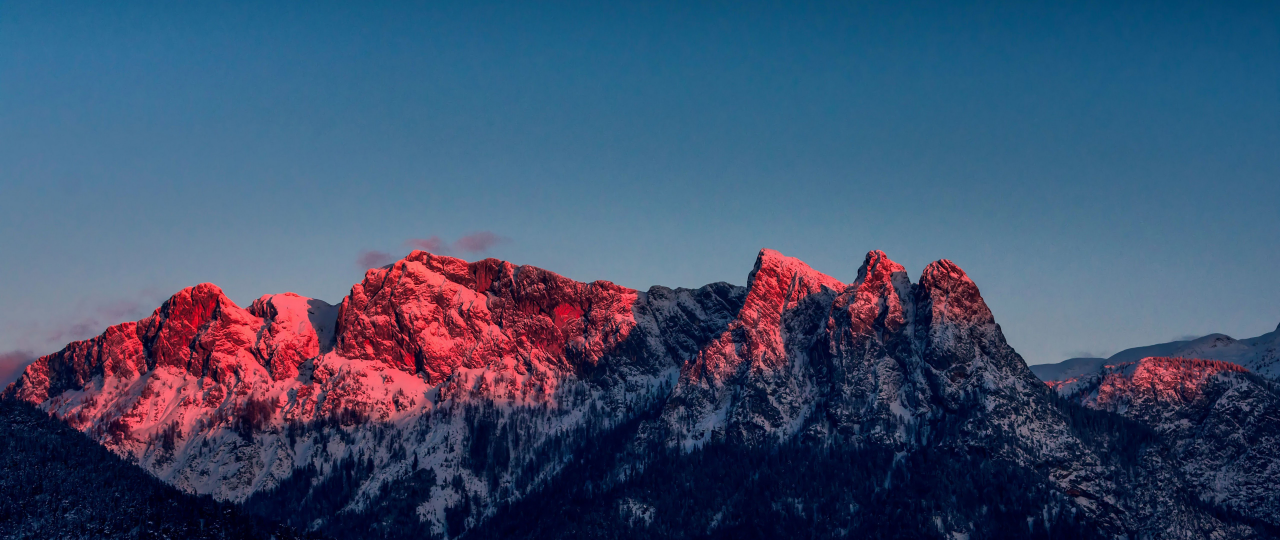
//> input picture input/img.jpg, 5120 x 2160 px (shown at 1/4 size)
$ ./temaa   (built with g++ and OpenCV 4)
//> lines starting //> are read from the running program, lines starting //| are printed output that depends on the picture
#include <opencv2/opencv.hpp>
#include <iostream>

using namespace cv;
using namespace std;

// Funcție pentru conversia la alb-negru
Mat convertToGrayscale(const Mat& inputImage) {
    Mat grayscaleImage = Mat::zeros(inputImage.size(), CV_8UC1); // Imagine alb-negru, 8-bit per pixel
    for (int y = 0; y < inputImage.rows; y++) {
        for (int x = 0; x < inputImage.cols; x++) {
            Vec3b pixel = inputImage.at<Vec3b>(y, x);
            uchar grayscale = (pixel[0] + pixel[1] + pixel[2]) / 3;
            grayscaleImage.at<uchar>(y, x) = grayscale;
        }
    }
    return grayscaleImage;
}

// Funcție pentru redimensionarea imaginii pixel cu pixel
Mat resizeImage(const Mat& inputImage, int newWidth, int newHeight) {
    Mat resizedImage(newHeight, newWidth, CV_8UC3); // Imagine redimensionată

    float scaleX = (float)inputImage.cols / newWidth;
    float scaleY = (float)inputImage.rows / newHeight;

    for (int y = 0; y < newHeight; y++) {
        for (int x = 0; x < newWidth; x++) {
            int originX = scaleX * x;
            int originY = scaleY * y;

            Vec3b& pixel = resizedImage.at<Vec3b>(y, x);
            pixel = inputImage.at<Vec3b>(originY, originX);
        }
    }

    return resizedImage;
}

int main() {
    // Încarcă imaginea
    Mat image = imread("img.jpg");
//> image is the input picture: 2160 rows x 5120 cols, CV_8UC3; mean B, G, R 108.7, 79.1, 61.7

    // Verifică dacă imaginea a fost încărcată corect
    if (image.empty()) {
        cout << "Nu s-a putut încărca imaginea!\n";
        return -1;
    }

    // Redimensionează imaginea la dimensiunile dorite
    int newWidth = 300; // Lățimea nouă
    int newHeight = 200; // Înălțimea nouă
    Mat resizedImage = resizeImage(image, newWidth, newHeight);
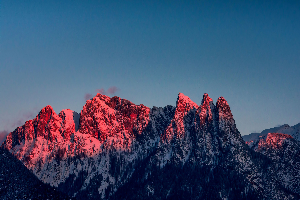
//> resizedImage: 200 rows x 300 cols, CV_8UC3; mean B, G, R 108.9, 79.3, 61.8

    // Convertire în alb-negru (grayscale)
    Mat grayscaleImage = convertToGrayscale(resizedImage);
//> after the loop in convertToGrayscale, `for (int y = 0; y < inputImage.rows; y++)`:
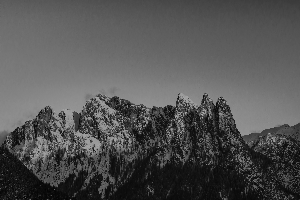
//> grayscaleImage: 200 rows x 300 cols, CV_8UC1; min 2, max 181, mean 83

    // Salvează imaginea rezultată
    imwrite("output.jpg", grayscaleImage);

    cout << "Imaginea a fost redimensionată și convertită în alb-negru cu succes!\n";

    return 0;
}
